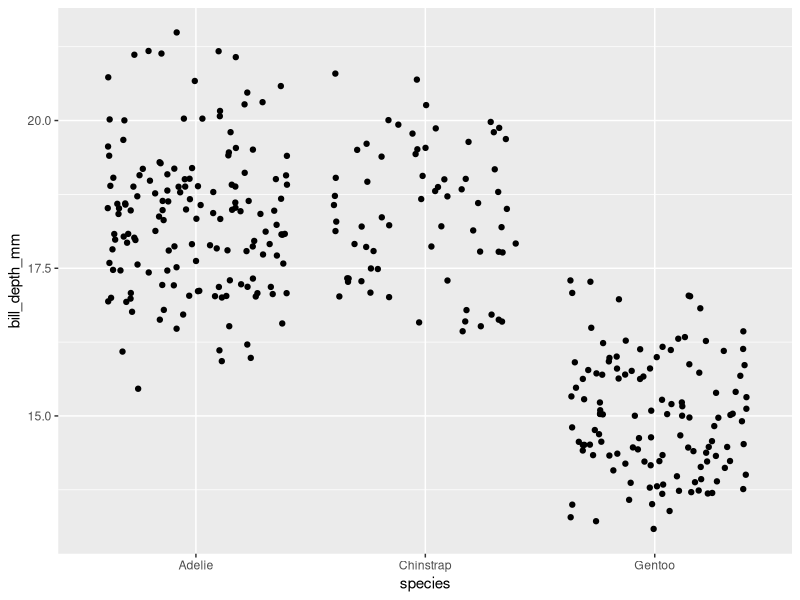
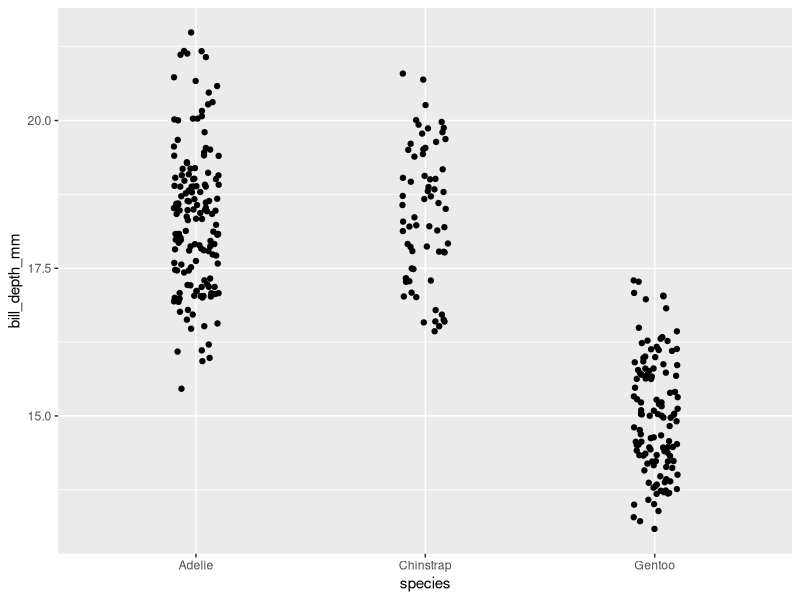

R code for these plots, in order:

            library(ggplot2)
            library(palmerpenguins)
            built_answer <- tryCatch(
                {
                    set.seed(42)
                    ggplot(penguins, aes(x = species, y = bill_depth_mm)) + geom_jitter()
                    suppressWarnings(
                        if (!file.exists("/sandbox/figures/bill-depth_species_jitter_answer.png")) {
                            ggsave(
                                width = 3,
                                height = 3,
                                "/sandbox/figures/bill-depth_species_jitter_answer.png"
                            )
                        }
                    )
                    suppressWarnings(
                        ggplot_build(last_plot())
                    )
                },
                error = function(e) {
                    'ERROR'
                }
            )
            built_submission <- tryCatch(
                {
                    set.seed(42)
                    ggplot(data = penguins, aes(x = species, y = bill_depth_mm)) +
  geom_jitter(width = 0.1)
                    suppressWarnings(
                        ggsave(
                            width = 3,
                            height = 3,
                            "figures/bill-depth_species_jitter_qwen_submission.png"
                        )
                    )
                    suppressWarnings(
                        ggplot_build(last_plot())
                    )
                },
                error = function(e) {
                    'ERROR'
                }
            )
            cat(isTRUE(all.equal(built_answer, built_submission)))
        
